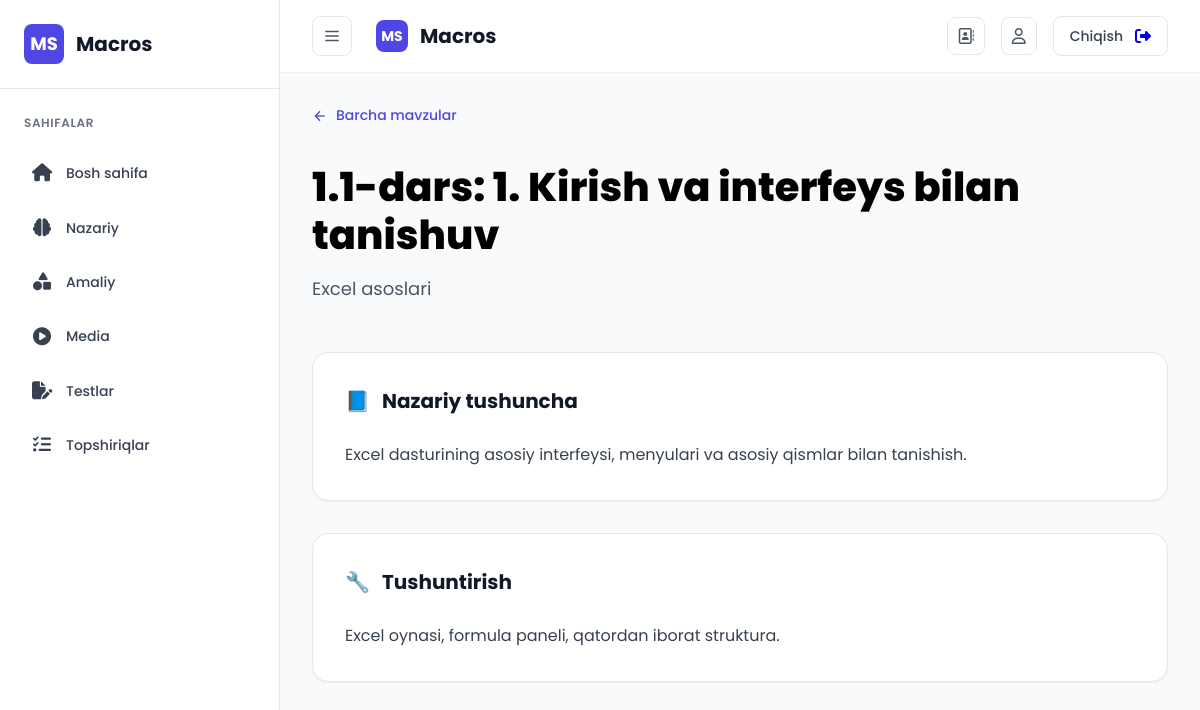
Screenshot of /macros/mavzu/1/ with the database file from the repository.
### macros/models.py (models this page shows, shortened)
class Mavzular(models.Model):
    modul = models.ForeignKey(Modullar, on_delete=models.CASCADE)
    title = models.CharField(max_length=255)
    content = models.TextField()
    code_example = models.TextField(blank=True, null=True)
    explanation = models.TextField(blank=True, null=True)
    file_attachment = models.FileField(upload_to='nazariy_qisim_fayllari/', blank=True, null=True)
    video_url = models.URLField(blank=True, null=True)
    order = models.PositiveIntegerField(default=0)
    created_at = models.DateTimeField(auto_now_add=True)

class Modullar(models.Model):
    title = models.CharField(max_length=100)

### macros/views.py (the view)
# urls.py: path('mavzu/<int:pk>/', views.mavzu_detail, name='mavzu_detail'),
def mavzu_detail(request, pk):
    mavzu = get_object_or_404(Mavzular, pk=pk)
    return render(request, 'macros/mavzu_detail.html', {'mavzu': mavzu})

### templates/macros/mavzu_detail.html (shortened to what this page needs)
<!DOCTYPE html>
<html lang="uz">
{% load static %}
<head>
    <link rel="stylesheet" href="{% static 'css/macros/mavzu.css' %}">
    <link rel="stylesheet" href="https://cdnjs.cloudflare.com/ajax/libs/font-awesome/6.7.2/css/all.min.css  ">
</head>
<body>
<div class="container">
    {% include 'macros/base/sidebar.html' %}
    <main class="main-content" id="mainContent">
        {% include 'macros/base/header.html' %}
        <div class="content">
            <div class="back-nav">
                <a href="{% url 'nazariy_qisim' %}" class="back-link">
                    <svg viewBox="0 0 24 24" fill="none" stroke="currentColor" stroke-width="2">
                        <path d="M19 12H5"></path>
                        <path d="M12 19l-7-7 7-7"></path>
                    </svg>
                    Barcha mavzular
                </a>
            </div>
            <div class="lesson-header">
                <h1 class="lesson-title">{{mavzu.modul.id }}.{{ mavzu.id }}-dars: {{mavzu.title}}</h1>
                <p class="lesson-subtitle">{{ mavzu.modul.title }}</p>
            </div>
            <div class="content-section">
                <div class="section-header">
                    <span class="section-icon">📘</span>
                    <h2 class="section-title">Nazariy tushuncha</h2>
                </div>
                <div class="section-content">
                    <p>{{ mavzu.content }} </p>
                </div>
            </div>
            <div class="content-section">
                <div class="section-header">
                    <span class="section-icon">🔧</span>
                    <h2 class="section-title">Tushuntirish</h2>
                </div>
                <div class="section-content">
                    <p class="explanation-text">{{ mavzu.explanation }}</p>
                </div>
            </div>
        </div>
    </main>
</div>
</body>
</html>

### static/css/macros/mavzu.css (style rules this page uses)
* { margin: 0; padding: 0; box-sizing: border-box; text-decoration: none; }
:root { --primary: #4F46E5; --primary-light: rgba(79, 70, 229, 0.1); --primary-dark: #3730a3; --black: #000000; --white: #ffffff; --gray-50: #f9fafb; --gray-100: #989898; --gray-200: #e5e7eb; --gray-300: #d1d5db; --gray-400: #9ca3af; --gray-500: #6b7280; --gray-600: #4b5563; --gray-700: #374151; --gray-800: #1f2937; --gray-900: #111827; --radius-sm: 4px; --radius-md: 8px; --radius-lg: 16px; --shadow-sm: 0 1px 2px rgba(0, 0, 0, 0.05); --shadow-md: 0 4px 6px -1px rgba(0, 0, 0, 0.1), 0 2px 4px -1px rgba(0, 0, 0, 0.06); --shadow-lg: 0 10px 15px -3px rgba(0, 0, 0, 0.1), 0 4px 6px -2px rgba(0, 0, 0, 0.05); --transition: all 0.3s ease; }
body { font-family: 'Poppins', sans-serif; background-color: var(--white); color: var(--gray-900); overflow-x: hidden; line-height: 1.6; }
.container { display: flex; min-height: 100vh; position: relative; }
.main-content { flex: 1; display: flex; flex-direction: column; margin-left: 280px; transition: var(--transition); background-color: var(--gray-50); }
.content { flex: 1; padding: 2rem; max-width: 1200px; margin: 0 auto; width: 100%; }
.back-nav { margin-bottom: 2rem; }
.back-link { display: inline-flex; align-items: center; gap: 0.5rem; color: var(--primary); text-decoration: none; font-size: 0.875rem; font-weight: 500; transition: var(--transition); }
.back-link svg { width: 1rem; height: 1rem; }
.lesson-header { margin-bottom: 3rem; }
.lesson-title { font-size: 2.5rem; font-weight: 800; color: var(--black); margin-bottom: 1rem; line-height: 1.2; }
.lesson-subtitle { font-size: 1.125rem; color: var(--gray-600); line-height: 1.6; }
.content-section { background: var(--white); border-radius: var(--radius-lg); padding: 2rem; margin-bottom: 2rem; box-shadow: var(--shadow-sm); border: 1px solid var(--gray-200); }
.section-header { display: flex; align-items: center; gap: 0.75rem; margin-bottom: 1.5rem; }
.section-icon { font-size: 1.25rem; }
.section-title { font-size: 1.25rem; font-weight: 700; color: var(--gray-900); }
.section-content { color: var(--gray-700); line-height: 1.7; }
.section-content p { margin-bottom: 1rem; }
.section-content p:last-child { margin-bottom: 0; }
.explanation-text { font-size: 1rem; line-height: 1.7; }

### rows the page displays
Mavzular: modul.id "1", id "1", title "1. Kirish va interfeys bilan tanishuv", modul "Excel asoslari", content "Excel dasturining asosiy interfeysi, menyulari va asosiy qismlar bilan tanishish.", explanation "Excel oynasi, formula paneli, qatordan iborat struktura."
